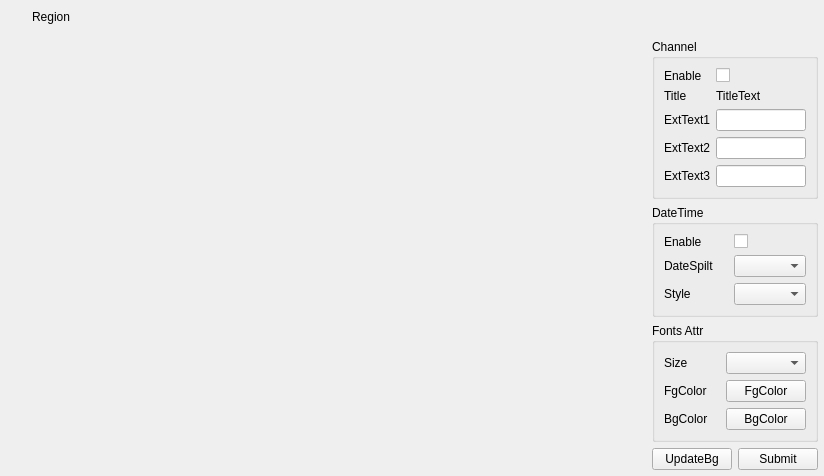
<?xml version="1.0" encoding="UTF-8"?>
<ui version="4.0">
 <class>DlgOverLay</class>
 <widget class="QDialog" name="DlgOverLay">
  <property name="geometry">
   <rect>
    <x>0</x>
    <y>0</y>
    <width>818</width>
    <height>439</height>
   </rect>
  </property>
  <property name="windowTitle">
   <string>Dialog</string>
  </property>
  <layout class="QGridLayout" name="gridLayout_6">
   <property name="leftMargin">
    <number>0</number>
   </property>
   <property name="topMargin">
    <number>0</number>
   </property>
   <property name="rightMargin">
    <number>0</number>
   </property>
   <property name="bottomMargin">
    <number>0</number>
   </property>
   <item row="0" column="0">
    <widget class="QWidget" name="WidGetTitle" native="true">
     <property name="enabled">
      <bool>true</bool>
     </property>
     <property name="sizePolicy">
      <sizepolicy hsizetype="Preferred" vsizetype="Fixed">
       <horstretch>0</horstretch>
       <verstretch>0</verstretch>
      </sizepolicy>
     </property>
     <property name="minimumSize">
      <size>
       <width>0</width>
       <height>33</height>
      </size>
     </property>
     <property name="maximumSize">
      <size>
       <width>16777215</width>
       <height>33</height>
      </size>
     </property>
     <layout class="QGridLayout" name="gridLayout_3">
      <property name="leftMargin">
       <number>0</number>
      </property>
      <property name="topMargin">
       <number>0</number>
      </property>
      <property name="rightMargin">
       <number>0</number>
      </property>
      <property name="bottomMargin">
       <number>0</number>
      </property>
      <property name="spacing">
       <number>0</number>
      </property>
      <item row="0" column="0">
       <widget class="QLabel" name="LabIco">
        <property name="minimumSize">
         <size>
          <width>32</width>
          <height>33</height>
         </size>
        </property>
        <property name="maximumSize">
         <size>
          <width>32</width>
          <height>33</height>
         </size>
        </property>
        <property name="text">
         <string/>
        </property>
       </widget>
      </item>
      <item row="0" column="2" colspan="2">
       <widget class="QLabel" name="LabTitle">
        <property name="minimumSize">
         <size>
          <width>0</width>
          <height>33</height>
         </size>
        </property>
        <property name="maximumSize">
         <size>
          <width>16777215</width>
          <height>33</height>
         </size>
        </property>
        <property name="text">
         <string>Region</string>
        </property>
       </widget>
      </item>
      <item row="0" column="4">
       <widget class="QPushButton" name="BtnClose">
        <property name="minimumSize">
         <size>
          <width>32</width>
          <height>32</height>
         </size>
        </property>
        <property name="maximumSize">
         <size>
          <width>32</width>
          <height>32</height>
         </size>
        </property>
        <property name="text">
         <string/>
        </property>
        <property name="autoDefault">
         <bool>true</bool>
        </property>
        <property name="flat">
         <bool>true</bool>
        </property>
       </widget>
      </item>
     </layout>
    </widget>
   </item>
   <item row="1" column="0">
    <layout class="QGridLayout" name="gridLayout_5">
     <property name="leftMargin">
      <number>6</number>
     </property>
     <property name="rightMargin">
      <number>6</number>
     </property>
     <property name="bottomMargin">
      <number>6</number>
     </property>
     <item row="0" column="1">
      <layout class="QVBoxLayout" name="verticalLayout">
       <item>
        <widget class="QGroupBox" name="GBoxOverLayChannel">
         <property name="maximumSize">
          <size>
           <width>230</width>
           <height>16777215</height>
          </size>
         </property>
         <property name="title">
          <string>Channel</string>
         </property>
         <layout class="QGridLayout" name="gridLayout_4">
          <item row="1" column="0">
           <widget class="QLabel" name="LabOverLayChannelTitle">
            <property name="maximumSize">
             <size>
              <width>100</width>
              <height>16777215</height>
             </size>
            </property>
            <property name="text">
             <string>Title</string>
            </property>
           </widget>
          </item>
          <item row="1" column="1">
           <widget class="QLabel" name="LabOverLayChannelTitleText">
            <property name="text">
             <string>TitleText</string>
            </property>
           </widget>
          </item>
          <item row="0" column="0">
           <widget class="QLabel" name="LabOverLayChannelEnable">
            <property name="maximumSize">
             <size>
              <width>100</width>
              <height>16777215</height>
             </size>
            </property>
            <property name="text">
             <string>Enable</string>
            </property>
           </widget>
          </item>
          <item row="0" column="1">
           <widget class="QCheckBox" name="CBoxOverLayChannelEnable">
            <property name="text">
             <string/>
            </property>
           </widget>
          </item>
          <item row="3" column="0">
           <widget class="QLabel" name="LabOverLayChannelExtText2">
            <property name="maximumSize">
             <size>
              <width>100</width>
              <height>16777215</height>
             </size>
            </property>
            <property name="text">
             <string>ExtText2</string>
            </property>
           </widget>
          </item>
          <item row="2" column="0">
           <widget class="QLabel" name="LabOverLayChannelExtText1">
            <property name="maximumSize">
             <size>
              <width>100</width>
              <height>16777215</height>
             </size>
            </property>
            <property name="text">
             <string>ExtText1</string>
            </property>
           </widget>
          </item>
          <item row="2" column="1">
           <widget class="QLineEdit" name="LiEditOverLayChannelExtText1">
            <property name="maximumSize">
             <size>
              <width>100</width>
              <height>16777215</height>
             </size>
            </property>
           </widget>
          </item>
          <item row="4" column="0">
           <widget class="QLabel" name="LabOverLayChannelExtText3">
            <property name="maximumSize">
             <size>
              <width>100</width>
              <height>16777215</height>
             </size>
            </property>
            <property name="text">
             <string>ExtText3</string>
            </property>
           </widget>
          </item>
          <item row="4" column="1">
           <widget class="QLineEdit" name="LiEditOverLayChannelExtText3">
            <property name="maximumSize">
             <size>
              <width>100</width>
              <height>16777215</height>
             </size>
            </property>
           </widget>
          </item>
          <item row="3" column="1">
           <widget class="QLineEdit" name="LiEditOverLayChannelExtText2">
            <property name="maximumSize">
             <size>
              <width>100</width>
              <height>16777215</height>
             </size>
            </property>
           </widget>
          </item>
         </layout>
        </widget>
       </item>
       <item>
        <widget class="QGroupBox" name="GBoxOverLayDateTime">
         <property name="maximumSize">
          <size>
           <width>230</width>
           <height>16777215</height>
          </size>
         </property>
         <property name="title">
          <string>DateTime</string>
         </property>
         <layout class="QGridLayout" name="gridLayout_2">
          <item row="2" column="0">
           <widget class="QLabel" name="LabOverLayDateTimeStyle">
            <property name="text">
             <string>Style</string>
            </property>
           </widget>
          </item>
          <item row="0" column="1">
           <widget class="QCheckBox" name="CBoxOverLayDateTimeEnable">
            <property name="text">
             <string/>
            </property>
           </widget>
          </item>
          <item row="0" column="0">
           <widget class="QLabel" name="LabOverLayDateTimeEnable">
            <property name="maximumSize">
             <size>
              <width>100</width>
              <height>16777215</height>
             </size>
            </property>
            <property name="text">
             <string>Enable</string>
            </property>
           </widget>
          </item>
          <item row="1" column="0">
           <widget class="QLabel" name="LabOverLayDateTimeSpilt">
            <property name="maximumSize">
             <size>
              <width>100</width>
              <height>16777215</height>
             </size>
            </property>
            <property name="text">
             <string>DateSpilt</string>
            </property>
           </widget>
          </item>
          <item row="1" column="1">
           <widget class="QComboBox" name="CBoxOverLayDateTimeSpilt">
            <property name="maximumSize">
             <size>
              <width>100</width>
              <height>16777215</height>
             </size>
            </property>
           </widget>
          </item>
          <item row="2" column="1">
           <widget class="QComboBox" name="CBoxOverLayDateTimeStyle"/>
          </item>
         </layout>
        </widget>
       </item>
       <item>
        <widget class="QGroupBox" name="groupBox">
         <property name="title">
          <string>Fonts Attr</string>
         </property>
         <layout class="QGridLayout" name="gridLayout">
          <item row="0" column="0">
           <widget class="QLabel" name="LabOverLayFontSize">
            <property name="maximumSize">
             <size>
              <width>100</width>
              <height>16777215</height>
             </size>
            </property>
            <property name="text">
             <string>Size</string>
            </property>
           </widget>
          </item>
          <item row="0" column="1">
           <widget class="QComboBox" name="CBoxOverLayFontSize">
            <property name="maximumSize">
             <size>
              <width>100</width>
              <height>16777215</height>
             </size>
            </property>
           </widget>
          </item>
          <item row="1" column="0">
           <widget class="QLabel" name="LabOverLayFgColor">
            <property name="text">
             <string>FgColor</string>
            </property>
           </widget>
          </item>
          <item row="1" column="1">
           <widget class="QPushButton" name="BtnOverLayFgColor">
            <property name="maximumSize">
             <size>
              <width>100</width>
              <height>16777215</height>
             </size>
            </property>
            <property name="text">
             <string>FgColor</string>
            </property>
           </widget>
          </item>
          <item row="2" column="0">
           <widget class="QLabel" name="LabOverLayBgColor">
            <property name="text">
             <string>BgColor</string>
            </property>
           </widget>
          </item>
          <item row="2" column="1">
           <widget class="QPushButton" name="BtnOverLayBgColor">
            <property name="maximumSize">
             <size>
              <width>100</width>
              <height>16777215</height>
             </size>
            </property>
            <property name="text">
             <string>BgColor</string>
            </property>
           </widget>
          </item>
         </layout>
        </widget>
       </item>
       <item>
        <layout class="QHBoxLayout" name="horizontalLayout">
         <item>
          <widget class="QPushButton" name="BtnOverLayUpdateBg">
           <property name="text">
            <string>UpdateBg</string>
           </property>
          </widget>
         </item>
         <item>
          <widget class="QPushButton" name="BtnOverLaySubmit">
           <property name="text">
            <string>Submit</string>
           </property>
          </widget>
         </item>
        </layout>
       </item>
      </layout>
     </item>
     <item row="0" column="0">
      <widget class="QLabel" name="LabOverLayImageShow">
       <property name="minimumSize">
        <size>
         <width>640</width>
         <height>360</height>
        </size>
       </property>
       <property name="text">
        <string/>
       </property>
      </widget>
     </item>
    </layout>
   </item>
  </layout>
 </widget>
 <resources/>
 <connections/>
</ui>
